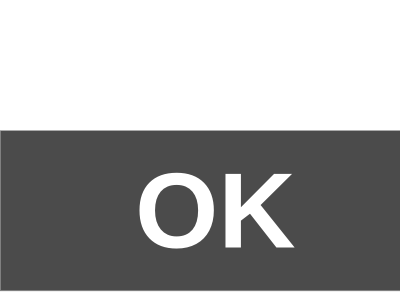
<?xml version="1.0" encoding="UTF-8"?>
<ui version="4.0">
 <class>Question</class>
 <widget class="QWidget" name="Question">
  <property name="geometry">
   <rect>
    <x>0</x>
    <y>0</y>
    <width>400</width>
    <height>292</height>
   </rect>
  </property>
  <property name="windowTitle">
   <string>Form</string>
  </property>
  <widget class="QPushButton" name="pushButton">
   <property name="geometry">
    <rect>
     <x>0</x>
     <y>130</y>
     <width>401</width>
     <height>161</height>
    </rect>
   </property>
   <property name="font">
    <font>
     <pointsize>80</pointsize>
     <bold>true</bold>
    </font>
   </property>
   <property name="styleSheet">
    <string notr="true">QPushButton {
	background-color: rgb(75, 75, 75);
	color: white;
	border: 1px solid gray;
}
QPushButton:pressed {
	background-color: qlineargradient(x1: 0, y1: 0, x2: 0, y2: 1,
									stop: 0 #dadbde, stop: 1 #D3D3D3);
}</string>
   </property>
   <property name="text">
    <string> OK</string>
   </property>
  </widget>
  <widget class="QLineEdit" name="lineEdit">
   <property name="geometry">
    <rect>
     <x>-10</x>
     <y>-10</y>
     <width>421</width>
     <height>141</height>
    </rect>
   </property>
   <property name="font">
    <font>
     <pointsize>80</pointsize>
     <bold>true</bold>
    </font>
   </property>
   <property name="alignment">
    <set>Qt::AlignCenter</set>
   </property>
  </widget>
 </widget>
 <resources/>
 <connections/>
</ui>
